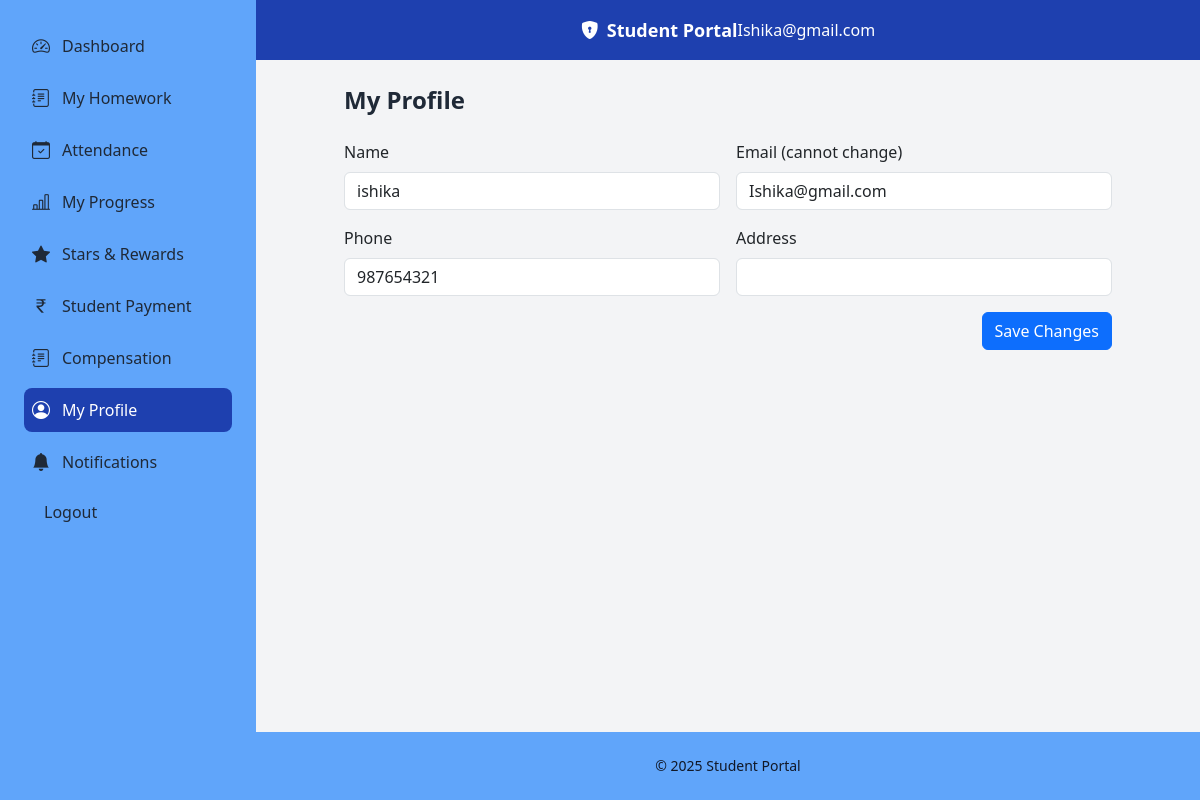
Screenshot of /dashboard/student/?page=profile (signed in) with the database file from the repository.
### tables this page shows
CREATE TABLE `users` (
  `id` int(10) UNSIGNED NOT NULL,
  `username` varchar(50) NOT NULL,
  `password` varchar(255) NOT NULL,
  `role` enum('student','admin') NOT NULL DEFAULT 'student',
  `centre_id` int(10) UNSIGNED NOT NULL,
  `created_at` datetime NOT NULL DEFAULT current_timestamp(),
  `reset_token` varchar(255) DEFAULT NULL,
  `reset_expires` datetime DEFAULT NULL
);

CREATE TABLE `students` (
  `id` int(10) UNSIGNED NOT NULL,
  `user_id` int(10) UNSIGNED NOT NULL,
  `centre_id` int(10) UNSIGNED NOT NULL DEFAULT 1,
  `name` varchar(100) NOT NULL,
  `email` varchar(100) NOT NULL,
  `phone` varchar(20) DEFAULT NULL,
  `group_name` varchar(50) NOT NULL,
  `dob` date DEFAULT NULL,
  `address` varchar(255) DEFAULT NULL,
  `photo_path` varchar(255) DEFAULT NULL,
  `is_legacy` tinyint(1) NOT NULL DEFAULT 0,
  `referred_by` int(11) DEFAULT NULL,
  `pending_discount_percent` decimal(5,2) NOT NULL DEFAULT 0.00
);

### dashboard/student/profile.php (the view, shortened to what this page needs)
<?php
require_once __DIR__ . '/../../config/bootstrap.php';
$studentId = $_SESSION['student_id'];
$stmt2 = $conn->prepare("
  SELECT s.name, s.phone, s.address, u.username AS email
    FROM students s
    JOIN users    u ON u.id = s.user_id
   WHERE s.id = ?
   LIMIT 1
");
$stmt2->bind_param('i', $studentId);
$stmt2->execute();
$stmt2->bind_result($existingName, $existingPhone, $existingAddress, $existingEmail);
$form = [
  'name'    => htmlspecialchars($_POST['name'] ?? $existingName),
  'phone'   => htmlspecialchars($_POST['phone'] ?? $existingPhone),
  'address' => htmlspecialchars($_POST['address'] ?? $existingAddress),
  'email'   => htmlspecialchars($existingEmail),
];
?>
  <div class="w-full max-w-3xl mx-auto">
    <h2 class="text-2xl font-semibold text-gray-800 mb-4">My Profile</h2>
    <form method="post" class="row g-3">
      <div class="col-md-6">
        <label class="form-label">Name</label>
        <input
          type="text"
          name="name"
          class="form-control"
          value="<?= $form['name'] ?>"
          required>
      </div>
      <div class="col-md-6">
        <label class="form-label">Email (cannot change)</label>
        <input
          type="email"
          class="form-control"
          value="<?= $form['email'] ?>"
          readonly>
      </div>
      <div class="col-md-6">
        <label class="form-label">Phone</label>
        <input
          type="text"
          name="phone"
          class="form-control"
          value="<?= $form['phone'] ?>">
      </div>
      <div class="col-md-6">
        <label class="form-label">Address</label>
        <input
          type="text"
          name="address"
          class="form-control"
          value="<?= $form['address'] ?>">
      </div>
      <div class="col-12 text-end">
        <button class="btn btn-primary">Save Changes</button>
      </div>
    </form>
  </div>

### config/bootstrap.php (shortened to what this page needs)
<?php
require_once __DIR__ . '/db.php';
    ?>
    <?php
function render_student_header(string $pageTitle): void
{
    global $conn;
    $stmt = $conn->prepare("SELECT username FROM users WHERE id = ? LIMIT 1");
    $stmt->bind_param('i', $_SESSION['user_id']);
    $stmt->execute();
    $stmt->bind_result($studentUsername);
    $currentPage = $GLOBALS['page'] ?? '';
    ?>
    <!DOCTYPE html>
    <html lang="en">
    <head>
      <script src="https://cdn.tailwindcss.com"></script>
      <link
        href="https://cdn.jsdelivr.net/npm/bootstrap@5.3.0/dist/css/bootstrap.min.css"
        rel="stylesheet" />
      <link
        href="https://cdn.jsdelivr.net/npm/bootstrap-icons@1.10.5/font/bootstrap-icons.css"
        rel="stylesheet" />
      <link href="/student-portal/assets/custom.css" rel="stylesheet" />
    </head>
    <body class="bg-gray-100 min-h-screen flex">
      <aside id="studentSidebar"
             class="hidden md:block w-64 bg-student-secondary text-gray-900 p-4 transition-transform duration-200 ease-in-out">
        <ul class="space-y-2">
          <?php
          $studentMenu = [
            'dashboard'    => ['bi-speedometer2',      'Dashboard',          'index.php'],
            'homework'     => ['bi-journal-text',      'My Homework',        'homework.php'],
            'attendance'   => ['bi-calendar-check',    'Attendance',         'attendance.php'],
            'progress'     => ['bi-bar-chart-line',    'My Progress',        'progress.php'],
            'stars'        => ['bi-star-fill',         'Stars & Rewards',    'stars.php'],
            'student_payment'     => ['bi-currency-rupee',    'Student Payment',           'student_payment.php'],
            'compensation'       => ['bi-journal-text','Compensation', 'compensation.php'],
            'profile'      => ['bi-person-circle',     'My Profile',         'profile.php'],
            'notifications'=> ['bi-bell-fill',         'Notifications',      'notifications.php'],
            'logout'=> ['bi-arrow-fill',         'Logout',      'logout.php'],
          ];
          foreach ($studentMenu as $key => [$iconClass, $labelText, $filename]) {
              $isActive = ($currentPage === $key);
              $linkClass = $isActive
                         ? 'bg-student-primary text-white'
                         : 'text-gray-800 hover:bg-student-primary hover:text-white';
              if ($key === 'logout') {
                  $href = $filename;
              } else {
                  $href = "/student-portal/dashboard/student/?page={$key}";
              }
              echo "<li>
                      <a href=\"{$href}\" class=\"flex items-center p-2 rounded-lg transition {$linkClass}\"
                         " . ($isActive ? 'aria-current=\"page\"' : '') . ">
                        <i class=\"bi {$iconClass} mr-3 text-lg\"></i>
                        <span class=\"font-medium\">{$labelText}</span>
                      </a>
                    </li>";
          }
          ?>
        </ul>
      </aside>
      <div class="flex-1 flex flex-col">
        <header class="hidden md:flex bg-student-primary text-white">
          <div class="max-w-7xl mx-auto flex items-center justify-between px-6 py-3">
            <div class="flex items-center space-x-2 text-lg font-semibold">
              <i class="bi bi-shield-lock-fill"></i>
              <span>Student Portal</span>
            </div>
            <div class="flex items-center space-x-4">
              <span><?= htmlspecialchars($studentUsername) ?></span>
            </div>
          </div>
        </header>
        <main class="flex-1 p-6 overflow-auto">
    <?php
}
function render_student_footer(): void
{
    ?>
        </main>
        <footer class="bg-student-secondary text-gray-900 text-center text-sm py-4">
          &copy; <?= date('Y') ?> Student Portal
        </footer>
      </div>
    </body>
    </html>
    <?php
}

### assets/custom.css (style rules this page uses)
body { background: #f5f7fa; }

### config/bootstrap.php (style rules this page uses)
a { text-decoration: none; }

### rows the page displays
users: username "Ishika@gmail.com"
students: name "ishika", user.username "Ishika@gmail.com", phone "987654321"

### other values shown
$labelText "Dashboard"
$labelText "My Homework"
$labelText "Attendance"
$labelText "My Progress"
$labelText "Stars & Rewards"
$labelText "Student Payment"
$labelText "Compensation"
$labelText "My Profile"
$labelText "Notifications"
$labelText "Logout"
